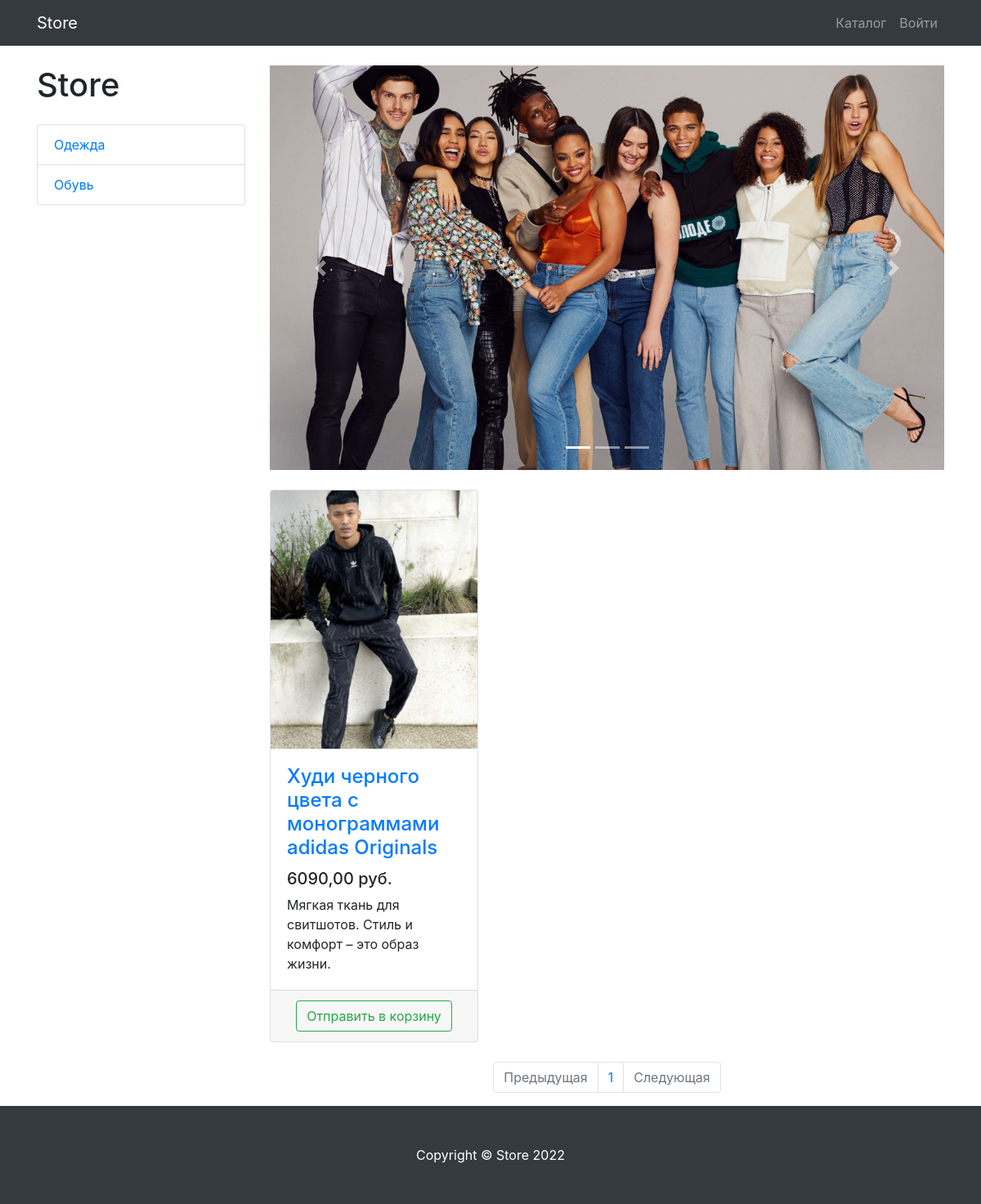
Screenshot of /products/ with the database file from the repository.
### products/models.py (models this page shows, shortened)
class ProductCategory(models.Model):
    name = models.CharField(max_length=128, unique=True)
    description = models.TextField(null=True, blank=True)
    class Meta:
        verbose_name = 'Category'
        verbose_name_plural = 'Categories'

class Product(models.Model):
    name = models.CharField(max_length=256)
    description = models.TextField()
    price = models.DecimalField(max_digits=6, decimal_places=2)
    quantity = models.PositiveIntegerField(default=0)
    image = models.ImageField(upload_to='products_images')
    category = models.ForeignKey(to=ProductCategory, on_delete=models.CASCADE)
    class Meta:
        verbose_name = 'Product'
        verbose_name_plural = 'Products'

### products/views.py (the view)
# urls.py: path('', ProductsListView.as_view(), name='index'),
class ProductsListView(ListView):
    model = Product
    template_name = 'products/products.html'
    def get_context_data(self, *, object_list=None, **kwargs):
        context = super(ProductsListView, self).get_context_data()
        category_id = None
        page_number = 1
        products = Product.objects.filter(category_id=category_id) if category_id else Product.objects.all()
        per_page = 3
        paginator = Paginator(products, per_page)
        products_paginator = paginator.page(page_number)
        context['title'] = 'Store - Каталог'
        context['categories'] = ProductCategory.objects.all()
        context['products'] = products_paginator
        return context

### products/templates/products/products.html (shortened to what this page needs)
{% extends 'products/base.html' %}
{% load static %}
{% block css %}
    <link href='{% static "vendor/css/products.css"%}' rel="stylesheet">
{% endblock %}
{% block content %}
<div class="container">
    <div class="row">
        <div class="col-lg-3">
            <h1 class="my-4">Store</h1>
            <div class="list-group">
                {% for category in categories %}
                <a href="{% url 'products:category' category.id %}" class="list-group-item">{{ category.name }}</a>
                {% endfor %}
            </div>
        </div>
        <div class="col-lg-9">
            <div id="carouselExampleIndicators" class="carousel slide my-4" data-ride="carousel">
                <ol class="carousel-indicators">
                    <li data-target="#carouselExampleIndicators" data-slide-to="0" class="active"></li>
                    <li data-target="#carouselExampleIndicators" data-slide-to="1"></li>
                    <li data-target="#carouselExampleIndicators" data-slide-to="2"></li>
                </ol>
                <div class="carousel-inner" role="listbox">
                    <div class="carousel-item active">
                        <img class="d-block img-fluid" src='{% static "vendor/img/slides/slide-1.jpg" %}' alt="First slide">
                    </div>
                </div>
                <a class="carousel-control-prev" href="#carouselExampleIndicators" role="button" data-slide="prev">
                    <span class="carousel-control-prev-icon" aria-hidden="true"></span>
                </a>
                <a class="carousel-control-next" href="#carouselExampleIndicators" role="button" data-slide="next">
                    <span class="carousel-control-next-icon" aria-hidden="true"></span>
                </a>
            </div>
            <div class="row">
                {% for product in products %}
                <div class="col-lg-4 col-md-6 mb-4">
                    <div class="card h-100">
                        <a href="#">
                            <img class="card-img-top"
                                 src={{ product.image.url }}
                                 alt="">
                        </a>
                        <div class="card-body">
                            <h4 class="card-title">
                                <a href="#">{{ product.name }}</a>
                            </h4>
                            <h5>{{ product.price }} руб.</h5>
                            <p class="card-text">{{ product.description }}</p>
                        </div>
                        <div class="card-footer text-center">
                            <a class = "btn btn-outline-success" href="{% url 'products:basket_add' product.id %}">
                                Отправить в корзину</a>
                        </div>
                    </div>
                </div>
            {% endfor %}
            </div>
            <nav aria-label="Page navigation example">
                <ul class="pagination justify-content-center">
                    <li class="page-item {% if not products.has_previous %} disabled{%endif %}">
                        <a class="page-link" href="{% if products.has_previous %} {% url 'products:paginator' products.previous_page_number %} {% else %} # {% endif %}" tabindex="-1" aria-disabled="true">Предыдущая</a>
                    </li>
                {% for page in products.paginator.page_range %}
                    <li class="page-item"><a class="page-link" href="{% url 'products:paginator' page %}">{{ page }}</a></li>
                {% endfor %}
                    <li class="page-item {% if not products.has_next %} disabled{%endif %}">
                        <a class="page-link" href="{% if products.has_next %} {% url 'products:paginator' products.next_page_number %} {% else %} # {% endif %}">Следующая</a>
                    </li>
                </ul>
            </nav>
        </div>
    </div>
</div>
{%  endblock %}
{% block footer %}
<footer class="py-5 bg-dark">
    <div class="container">
        <p class="m-0 text-center text-white">Copyright &copy; Store 2022</p>
    </div>
</footer>
{% endblock %}

### rows the page displays
ProductCategory: name "Одежда"
ProductCategory: name "Обувь"
Product: image (picture), name "Худи черного цвета с монограммами adidas Originals", price "6090,00", description "Мягкая ткань для свитшотов. Стиль и комфорт – это образ жизни."

### other values shown
{{ page }} "1"
